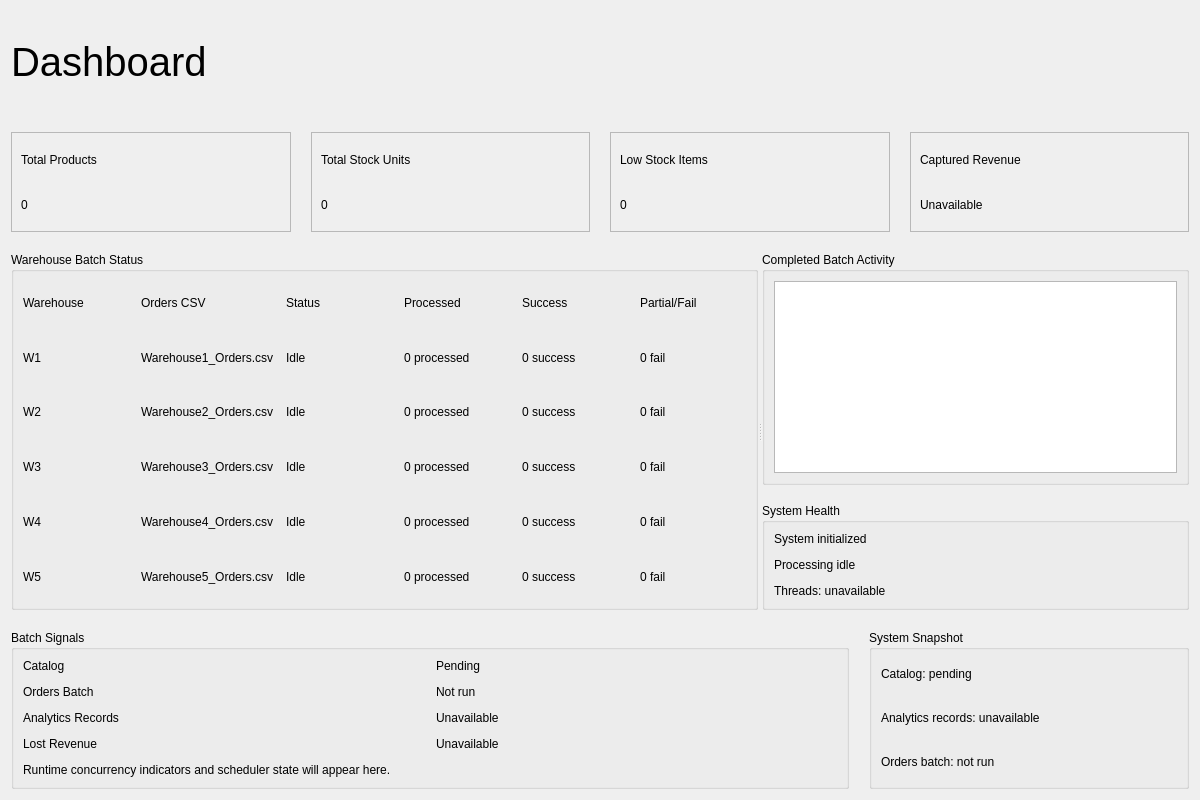
<?xml version="1.0" encoding="UTF-8"?>
<ui version="4.0">
 <class>DashboardPage</class>
 <widget class="QWidget" name="DashboardPage">
  <property name="geometry">
   <rect>
    <x>0</x>
    <y>0</y>
    <width>1200</width>
    <height>800</height>
   </rect>
  </property>
  <property name="windowTitle">
   <string>Dashboard</string>
  </property>
  <layout class="QVBoxLayout" name="verticalLayout_main">
   <property name="spacing">
    <number>20</number>
   </property>
   <item>
    <widget class="QLabel" name="dashboardTitleLabel">
     <property name="font">
      <font>
       <pointsize>30</pointsize>
       
      </font>
     </property>
     <property name="text">
      <string>Dashboard</string>
     </property>
    </widget>
   </item>
   <item>
    <layout class="QHBoxLayout" name="horizontalLayout_kpi">
     <property name="spacing">
      <number>20</number>
     </property>
     <item>
      <widget class="QFrame" name="kpiFrame1">
       <property name="frameShape">
        <enum>QFrame::Shape::StyledPanel</enum>
       </property>
       <layout class="QVBoxLayout" name="verticalLayout_kpi1">
        <property name="spacing">
         <number>10</number>
        </property>
        <item>
         <widget class="QLabel" name="kpiTitle1">
          <property name="text">
           <string>Total Products</string>
          </property>
         </widget>
        </item>
        <item>
         <widget class="QLabel" name="totalProductsValueLabel">
          <property name="text">
           <string>0</string>
          </property>
         </widget>
        </item>
       </layout>
      </widget>
     </item>
     <item>
      <widget class="QFrame" name="kpiFrame2">
       <property name="frameShape">
        <enum>QFrame::Shape::StyledPanel</enum>
       </property>
       <layout class="QVBoxLayout" name="verticalLayout_kpi2">
        <property name="spacing">
         <number>10</number>
        </property>
        <item>
         <widget class="QLabel" name="kpiTitle2">
          <property name="text">
           <string>Total Stock Units</string>
          </property>
         </widget>
        </item>
        <item>
         <widget class="QLabel" name="totalStockUnitsValueLabel">
          <property name="text">
           <string>0</string>
          </property>
         </widget>
        </item>
       </layout>
      </widget>
     </item>
     <item>
      <widget class="QFrame" name="kpiFrame3">
       <property name="frameShape">
        <enum>QFrame::Shape::StyledPanel</enum>
       </property>
       <layout class="QVBoxLayout" name="verticalLayout_kpi3">
        <property name="spacing">
         <number>10</number>
        </property>
        <item>
         <widget class="QLabel" name="kpiTitle3">
          <property name="text">
           <string>Low Stock Items</string>
          </property>
         </widget>
        </item>
        <item>
         <widget class="QLabel" name="lowStockItemsValueLabel">
          <property name="text">
           <string>0</string>
          </property>
         </widget>
        </item>
       </layout>
      </widget>
     </item>
     <item>
      <widget class="QFrame" name="kpiFrame4">
       <property name="frameShape">
        <enum>QFrame::Shape::StyledPanel</enum>
       </property>
       <layout class="QVBoxLayout" name="verticalLayout_kpi4">
        <property name="spacing">
         <number>10</number>
        </property>
        <item>
         <widget class="QLabel" name="kpiTitle4">
          <property name="text">
           <string>Captured Revenue</string>
          </property>
         </widget>
        </item>
        <item>
         <widget class="QLabel" name="todayRevenueValueLabel">
          <property name="text">
           <string>Unavailable</string>
          </property>
         </widget>
        </item>
       </layout>
      </widget>
     </item>
    </layout>
   </item>
   <item>
    <widget class="QSplitter" name="mainSplitter">
     <property name="orientation">
      <enum>Qt::Orientation::Horizontal</enum>
     </property>
     <widget class="QGroupBox" name="warehouseStatusGroupBox">
      <property name="styleSheet">
       <string notr="true"/>
      </property>
      <property name="title">
       <string>Warehouse Batch Status</string>
      </property>
      <layout class="QVBoxLayout" name="verticalLayout_whstatus">
       <item>
        <layout class="QGridLayout" name="gridLayout_wh">
         <property name="spacing">
          <number>12</number>
         </property>
         <item row="0" column="0">
          <widget class="QLabel" name="warehouseHeaderNameLabel">
           <property name="text">
            <string>Warehouse</string>
           </property>
          </widget>
         </item>
         <item row="0" column="1">
          <widget class="QLabel" name="warehouseHeaderFileLabel">
           <property name="text">
            <string>Orders CSV</string>
           </property>
          </widget>
         </item>
         <item row="0" column="2">
          <widget class="QLabel" name="warehouseHeaderStatusLabel">
           <property name="text">
            <string>Status</string>
           </property>
          </widget>
         </item>
         <item row="0" column="3">
          <widget class="QLabel" name="warehouseHeaderProcessedLabel">
           <property name="text">
            <string>Processed</string>
           </property>
          </widget>
         </item>
         <item row="0" column="4">
          <widget class="QLabel" name="warehouseHeaderSuccessLabel">
           <property name="text">
            <string>Success</string>
           </property>
          </widget>
         </item>
         <item row="0" column="5">
          <widget class="QLabel" name="warehouseHeaderFailLabel">
           <property name="text">
            <string>Partial/Fail</string>
           </property>
          </widget>
         </item>
         <item row="1" column="0">
          <widget class="QLabel" name="w1Label">
           <property name="text">
            <string>W1</string>
           </property>
          </widget>
         </item>
         <item row="1" column="1">
          <widget class="QLabel" name="warehouse1FileLabel">
           <property name="text">
            <string>Warehouse1_Orders.csv</string>
           </property>
          </widget>
         </item>
         <item row="1" column="2">
          <widget class="QLabel" name="warehouse1StatusLabel">
           <property name="text">
            <string>Idle</string>
           </property>
          </widget>
         </item>
         <item row="1" column="3">
          <widget class="QLabel" name="warehouse1ProcessedLabel">
           <property name="text">
            <string>0 processed</string>
           </property>
          </widget>
         </item>
         <item row="1" column="4">
          <widget class="QLabel" name="warehouse1SuccessLabel">
           <property name="text">
            <string>0 success</string>
           </property>
          </widget>
         </item>
         <item row="1" column="5">
          <widget class="QLabel" name="warehouse1FailLabel">
           <property name="text">
            <string>0 fail</string>
           </property>
          </widget>
         </item>
         <item row="2" column="0">
          <widget class="QLabel" name="w2Label">
           <property name="text">
            <string>W2</string>
           </property>
          </widget>
         </item>
         <item row="2" column="1">
          <widget class="QLabel" name="warehouse2FileLabel">
           <property name="text">
            <string>Warehouse2_Orders.csv</string>
           </property>
          </widget>
         </item>
         <item row="2" column="2">
          <widget class="QLabel" name="warehouse2StatusLabel">
           <property name="text">
            <string>Idle</string>
           </property>
          </widget>
         </item>
         <item row="2" column="3">
          <widget class="QLabel" name="warehouse2ProcessedLabel">
           <property name="text">
            <string>0 processed</string>
           </property>
          </widget>
         </item>
         <item row="2" column="4">
          <widget class="QLabel" name="warehouse2SuccessLabel">
           <property name="text">
            <string>0 success</string>
           </property>
          </widget>
         </item>
         <item row="2" column="5">
          <widget class="QLabel" name="warehouse2FailLabel">
           <property name="text">
            <string>0 fail</string>
           </property>
          </widget>
         </item>
         <item row="3" column="0">
          <widget class="QLabel" name="w3Label">
           <property name="text">
            <string>W3</string>
           </property>
          </widget>
         </item>
         <item row="3" column="1">
          <widget class="QLabel" name="warehouse3FileLabel">
           <property name="text">
            <string>Warehouse3_Orders.csv</string>
           </property>
          </widget>
         </item>
         <item row="3" column="2">
          <widget class="QLabel" name="warehouse3StatusLabel">
           <property name="text">
            <string>Idle</string>
           </property>
          </widget>
         </item>
         <item row="3" column="3">
          <widget class="QLabel" name="warehouse3ProcessedLabel">
           <property name="text">
            <string>0 processed</string>
           </property>
          </widget>
         </item>
         <item row="3" column="4">
          <widget class="QLabel" name="warehouse3SuccessLabel">
           <property name="text">
            <string>0 success</string>
           </property>
          </widget>
         </item>
         <item row="3" column="5">
          <widget class="QLabel" name="warehouse3FailLabel">
           <property name="text">
            <string>0 fail</string>
           </property>
          </widget>
         </item>
         <item row="4" column="0">
          <widget class="QLabel" name="w4Label">
           <property name="text">
            <string>W4</string>
           </property>
          </widget>
         </item>
         <item row="4" column="1">
          <widget class="QLabel" name="warehouse4FileLabel">
           <property name="text">
            <string>Warehouse4_Orders.csv</string>
           </property>
          </widget>
         </item>
         <item row="4" column="2">
          <widget class="QLabel" name="warehouse4StatusLabel">
           <property name="text">
            <string>Idle</string>
           </property>
          </widget>
         </item>
         <item row="4" column="3">
          <widget class="QLabel" name="warehouse4ProcessedLabel">
           <property name="text">
            <string>0 processed</string>
           </property>
          </widget>
         </item>
         <item row="4" column="4">
          <widget class="QLabel" name="warehouse4SuccessLabel">
           <property name="text">
            <string>0 success</string>
           </property>
          </widget>
         </item>
         <item row="4" column="5">
          <widget class="QLabel" name="warehouse4FailLabel">
           <property name="text">
            <string>0 fail</string>
           </property>
          </widget>
         </item>
         <item row="5" column="0">
          <widget class="QLabel" name="w5Label">
           <property name="text">
            <string>W5</string>
           </property>
          </widget>
         </item>
         <item row="5" column="1">
          <widget class="QLabel" name="warehouse5FileLabel">
           <property name="text">
            <string>Warehouse5_Orders.csv</string>
           </property>
          </widget>
         </item>
         <item row="5" column="2">
          <widget class="QLabel" name="warehouse5StatusLabel">
           <property name="text">
            <string>Idle</string>
           </property>
          </widget>
         </item>
         <item row="5" column="3">
          <widget class="QLabel" name="warehouse5ProcessedLabel">
           <property name="text">
            <string>0 processed</string>
           </property>
          </widget>
         </item>
         <item row="5" column="4">
          <widget class="QLabel" name="warehouse5SuccessLabel">
           <property name="text">
            <string>0 success</string>
           </property>
          </widget>
         </item>
         <item row="5" column="5">
          <widget class="QLabel" name="warehouse5FailLabel">
           <property name="text">
            <string>0 fail</string>
           </property>
          </widget>
         </item>
        </layout>
       </item>
      </layout>
     </widget>
     <widget class="QFrame" name="dashboardSideColumnFrame">
      <property name="frameShape">
       <enum>QFrame::Shape::NoFrame</enum>
      </property>
      <layout class="QVBoxLayout" name="verticalLayout_dashboardSide">
       <property name="spacing">
        <number>18</number>
       </property>
       <property name="leftMargin">
        <number>0</number>
       </property>
       <property name="topMargin">
        <number>0</number>
       </property>
       <property name="rightMargin">
        <number>0</number>
       </property>
       <property name="bottomMargin">
        <number>0</number>
       </property>
       <item>
        <widget class="QGroupBox" name="liveFeedGroupBox">
         <property name="title">
          <string>Completed Batch Activity</string>
         </property>
         <layout class="QVBoxLayout" name="verticalLayout_feed">
          <item>
           <widget class="QTableWidget" name="activityFeedTableWidget">
            <property name="selectionMode">
             <enum>QAbstractItemView::SelectionMode::NoSelection</enum>
            </property>
            <attribute name="horizontalHeaderVisible">
             <bool>false</bool>
            </attribute>
           </widget>
          </item>
         </layout>
        </widget>
       </item>
       <item>
        <widget class="QGroupBox" name="runtimeStatusGroupBox">
         <property name="title">
          <string>System Health</string>
         </property>
         <layout class="QVBoxLayout" name="verticalLayout_runtimeStatus">
          <property name="spacing">
           <number>12</number>
          </property>
          <item>
           <widget class="QLabel" name="systemInitStatusLabel">
            <property name="text">
             <string>System initialized</string>
            </property>
           </widget>
          </item>
          <item>
           <widget class="QLabel" name="processingIdleStatusLabel">
            <property name="text">
             <string>Processing idle</string>
            </property>
           </widget>
          </item>
          <item>
           <widget class="QLabel" name="runtimeThreadsLabel">
            <property name="text">
             <string>Threads: unavailable</string>
            </property>
           </widget>
          </item>
         </layout>
        </widget>
       </item>
      </layout>
     </widget>
    </widget>
   </item>
   <item>
    <layout class="QHBoxLayout" name="horizontalLayout_bottom">
     <property name="spacing">
      <number>20</number>
     </property>
     <item>
      <widget class="QGroupBox" name="healthGroupBox">
       <property name="title">
        <string>Batch Signals</string>
       </property>
       <layout class="QVBoxLayout" name="verticalLayout_health">
        <property name="spacing">
         <number>12</number>
        </property>
        <item>
         <layout class="QHBoxLayout" name="horizontalLayout_healthRow1">
          <item>
           <widget class="QLabel" name="mutexHealthTitle">
            <property name="text">
             <string>Catalog</string>
            </property>
           </widget>
          </item>
          <item>
           <widget class="QLabel" name="mutexHealthLabel">
            <property name="text">
             <string>Pending</string>
            </property>
           </widget>
          </item>
         </layout>
        </item>
        <item>
         <layout class="QHBoxLayout" name="horizontalLayout_healthRow2">
          <item>
           <widget class="QLabel" name="queueHealthTitle">
            <property name="text">
             <string>Orders Batch</string>
            </property>
           </widget>
          </item>
          <item>
           <widget class="QLabel" name="queueHealthLabel">
            <property name="text">
             <string>Not run</string>
            </property>
           </widget>
          </item>
         </layout>
        </item>
        <item>
         <layout class="QHBoxLayout" name="horizontalLayout_healthRow3">
          <item>
           <widget class="QLabel" name="threadHealthTitle">
            <property name="text">
             <string>Analytics Records</string>
            </property>
           </widget>
          </item>
          <item>
           <widget class="QLabel" name="threadHealthLabel">
            <property name="text">
             <string>Unavailable</string>
            </property>
           </widget>
          </item>
         </layout>
        </item>
        <item>
         <layout class="QHBoxLayout" name="horizontalLayout_healthRow4">
          <item>
           <widget class="QLabel" name="exportHealthTitle">
            <property name="text">
             <string>Lost Revenue</string>
            </property>
           </widget>
          </item>
          <item>
           <widget class="QLabel" name="exportHealthLabel">
            <property name="text">
             <string>Unavailable</string>
            </property>
           </widget>
          </item>
         </layout>
        </item>
        <item>
         <widget class="QLabel" name="healthHelperLabel">
          <property name="text">
           <string>Runtime concurrency indicators and scheduler state will appear here.</string>
          </property>
          <property name="wordWrap">
           <bool>true</bool>
          </property>
         </widget>
        </item>
       </layout>
      </widget>
     </item>
     <item>
      <widget class="QGroupBox" name="snapshotGroupBox">
       <property name="minimumSize">
        <size>
         <width>280</width>
         <height>0</height>
        </size>
       </property>
       <property name="maximumSize">
        <size>
         <width>320</width>
         <height>16777215</height>
        </size>
       </property>
       <property name="title">
        <string>System Snapshot</string>
       </property>
       <layout class="QVBoxLayout" name="verticalLayout_snapshot">
        <property name="spacing">
         <number>14</number>
        </property>
        <item>
         <widget class="QLabel" name="snapshotMutexLabel">
          <property name="text">
          <string>Catalog: pending</string>
          </property>
         </widget>
        </item>
        <item>
         <widget class="QLabel" name="snapshotThreadLabel">
          <property name="text">
          <string>Analytics records: unavailable</string>
          </property>
         </widget>
        </item>
        <item>
         <widget class="QLabel" name="snapshotQueueLabel">
          <property name="text">
          <string>Orders batch: not run</string>
          </property>
         </widget>
        </item>
       </layout>
      </widget>
     </item>
    </layout>
   </item>
  </layout>
 </widget>
 <resources/>
 <connections/>
</ui>
